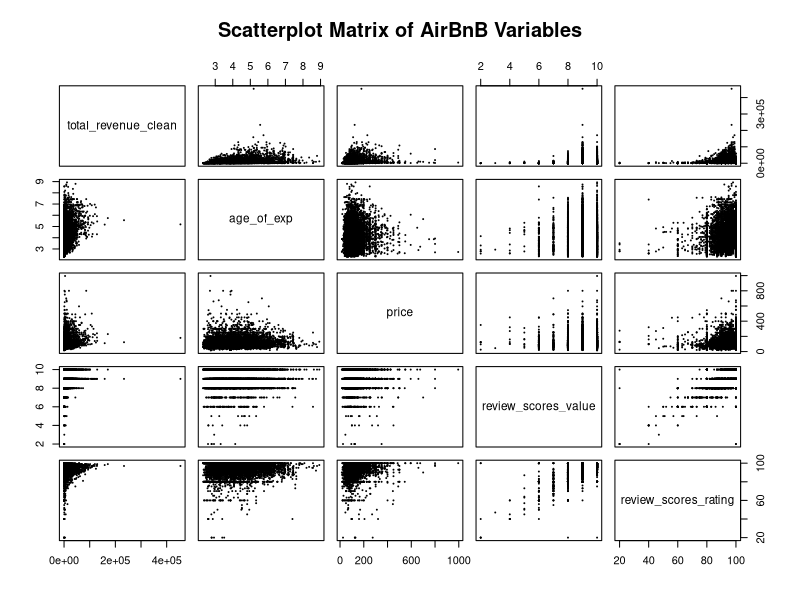
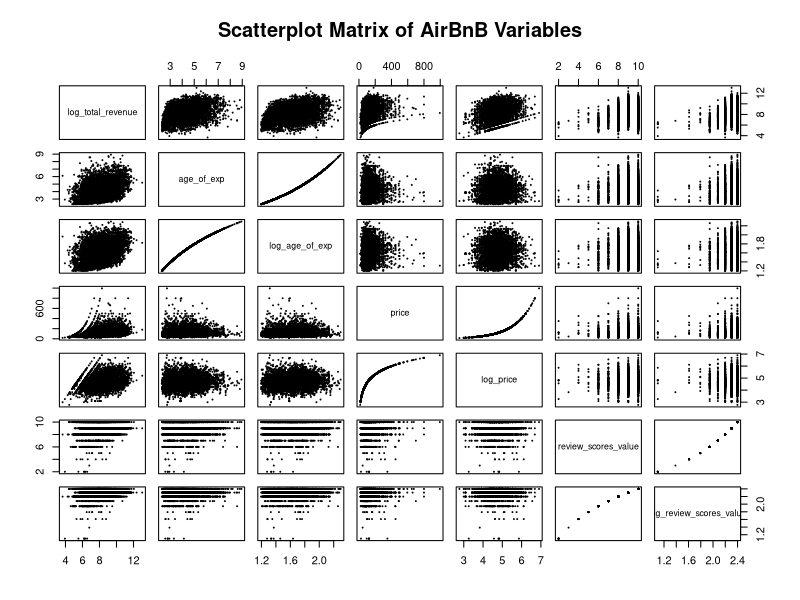
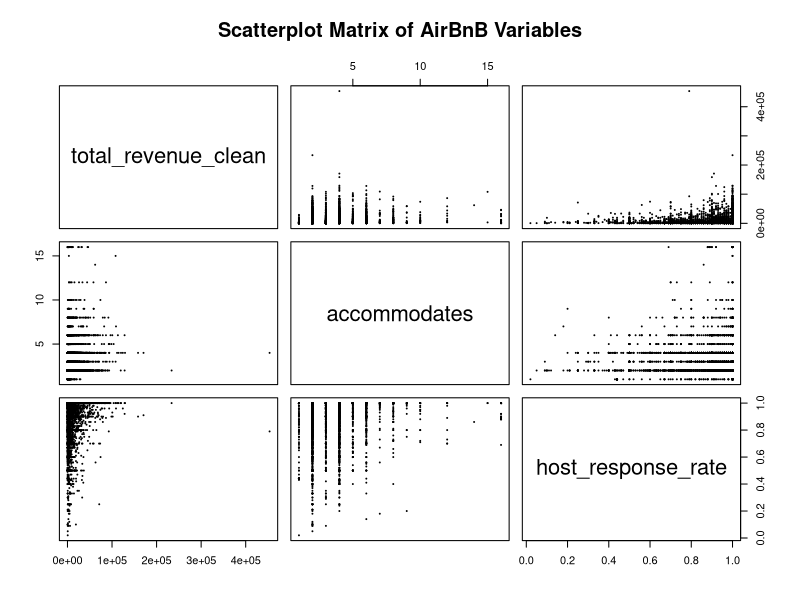
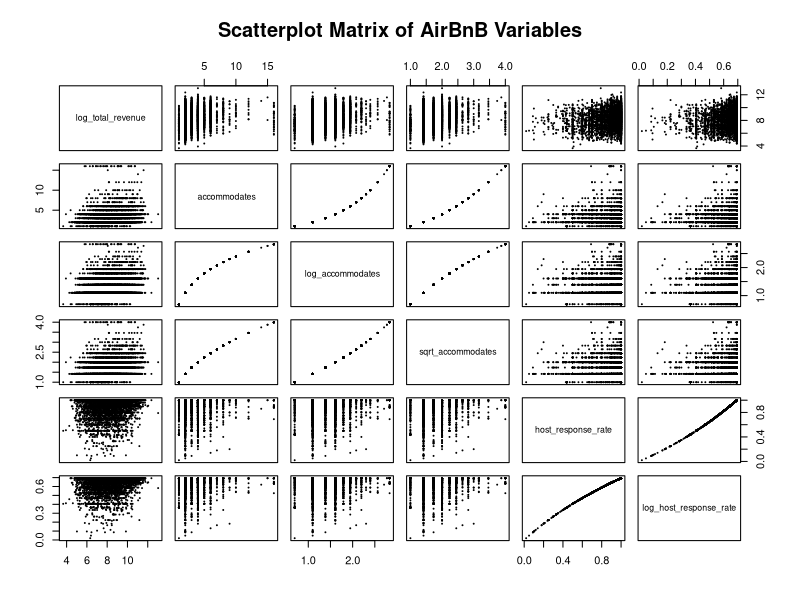
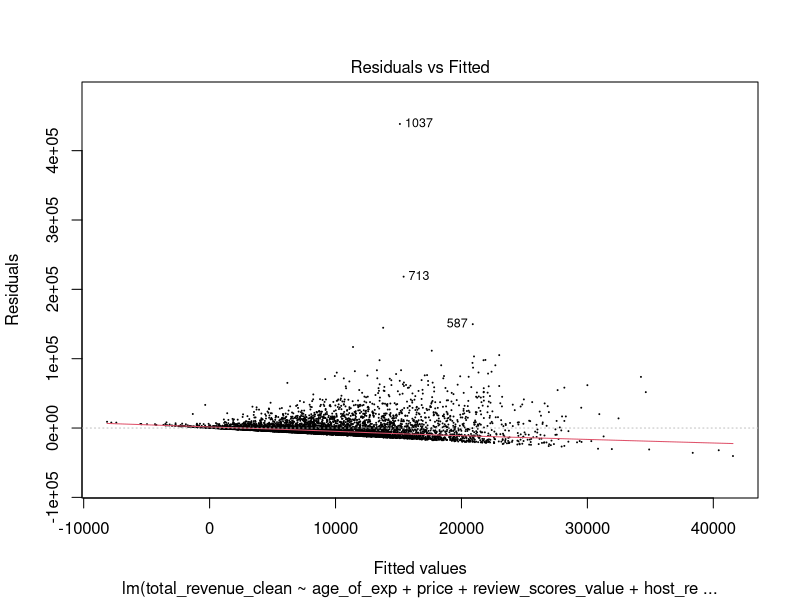
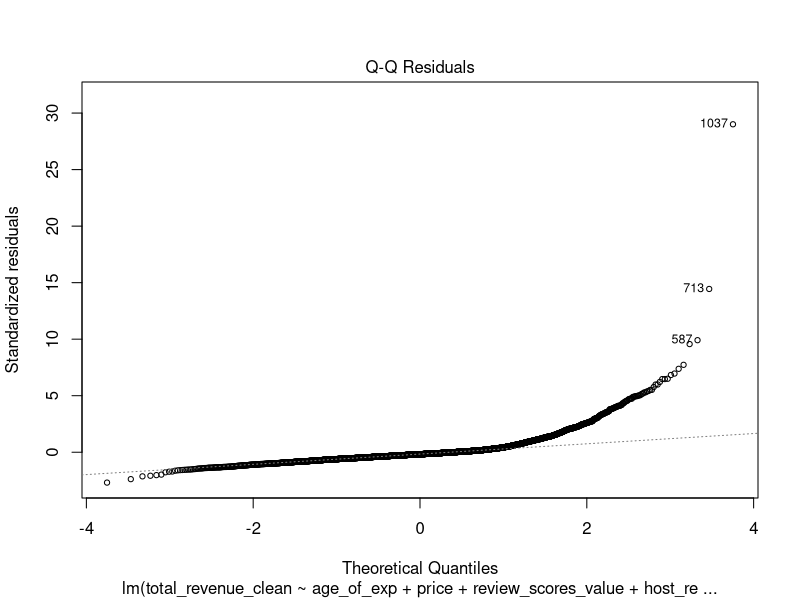
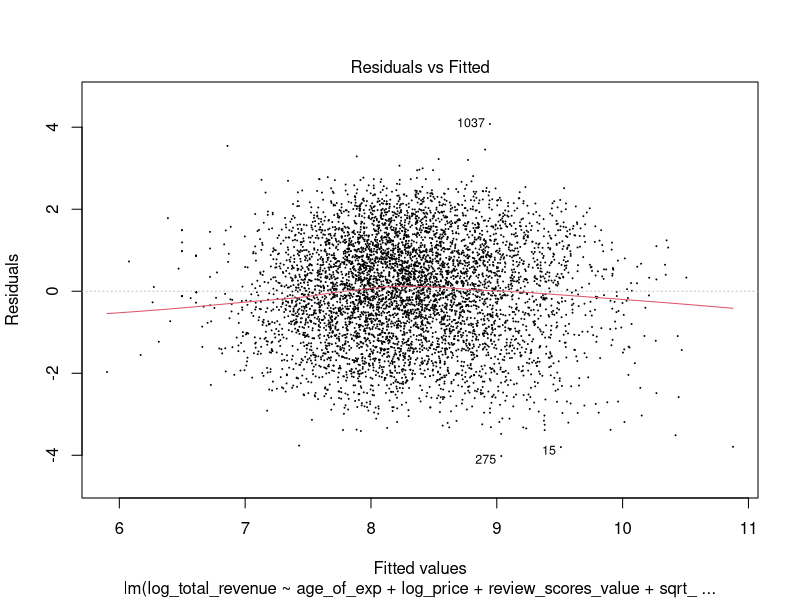
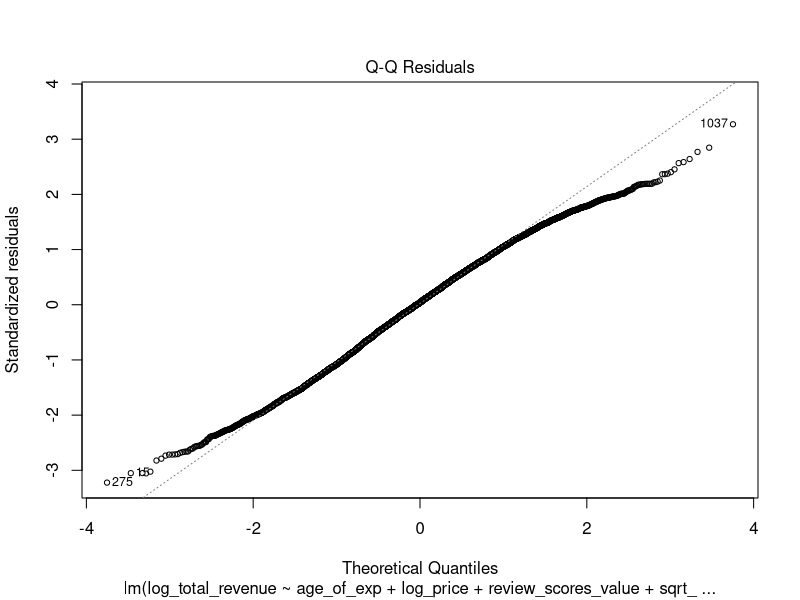

These figures' R source, in order:
## ---- chunk 1
knitr::opts_chunk$set(echo = TRUE)
library(readr)
df <- read_csv("AirBnB.csv")
## ---- chunk 2
library(dplyr)

df <- read_csv("AirBnB.csv")
df <- df %>% 
  dplyr::select(
    -host_id,
    -host_name,
    -host_since_year,
    -host_since_anniversary,
    -matches("Customer Since"),
    -zipcode,
    -id, 
    -city,
    -state,
    -country,
    -latitude,
    -longitude,
    -matches("customers...50..review.rate"),
    -number_of_reviews
    )

df <- df %>%
  rename(
    age_of_exp = "Age in years",
    total_revenue = "Total Rev",
    rev_per_2_guest = "Daily Rev per 2 guests, unless limited to 1",
    min_cost_per_night = "Min Nights",
    neighbourhood = neighbourhood_cleansed,
    city = city_translated,
    state = state_translated,
  )



df$total_revenue <- as.character(df$total_revenue)
df$total_revenue_clean <- gsub("[$,]", "", df$total_revenue)
df <- df[!is.na(suppressWarnings(as.numeric(df$total_revenue_clean))), ]
df$total_revenue_clean <- as.numeric(df$total_revenue_clean)
df$total_revenue <- NULL
df$log_total_revenue <- log(df$total_revenue_clean + 1)

df$rev_per_2_guest <- as.character(df$rev_per_2_guest)
df$rev_per_2_guest_clean <- gsub("[$,]", "", df$rev_per_2_guest)
df <- df[!is.na(suppressWarnings(as.numeric(df$rev_per_2_guest_clean))), ]
df$rev_per_2_guest_clean <- as.numeric(df$rev_per_2_guest_clean)
df$rev_per_2_guest <- NULL

df$host_response_rate <- as.character(df$host_response_rate)
df <- df[!is.na(suppressWarnings(as.numeric(df$host_response_rate))), ]
df$host_response_rate <- as.numeric(df$host_response_rate)

df$price <- as.character(df$price)
df$price <- as.numeric(gsub("[$[:space:]]", "", df$price))
df <- df[!is.na(suppressWarnings(as.numeric(df$price))), ]
df$price <- as.numeric(df$price)
df$log_price <- log(df$price + 1)
df$log_review_scores_value <- log(df$review_scores_value + 1)
df$log_age_of_exp <- log(df$age_of_exp + 1)
df$sqrt_age_of_exp <- sqrt(df$age_of_exp)
df$log_review_scores_rating <- log(df$review_scores_rating + 1)
df$log_accommodates <- log(df$accommodates + 1)
df$sqrt_accommodates <- sqrt(df$accommodates)
df$log_host_response_rate <- log(df$host_response_rate + 1)
df$minimum_nights <- as.numeric(gsub("[$[:space:]]", "", df$minimum_nights))
View(df)
## ---- chunk 3
pairs(~ total_revenue_clean + age_of_exp + price + review_scores_value + review_scores_rating, data = df, 
      main = "Scatterplot Matrix of AirBnB Variables", cex = 0.01)
## ---- chunk 4
pairs(~ log_total_revenue + age_of_exp + log_age_of_exp  + price + log_price + review_scores_value + log_review_scores_value, data = df, 
      main = "Scatterplot Matrix of AirBnB Variables", cex = 0.01)
## ---- chunk 5
pairs(~ total_revenue_clean + accommodates + host_response_rate, data = df, 
      main = "Scatterplot Matrix of AirBnB Variables", cex = 0.01)
## ---- chunk 6
pairs(~ log_total_revenue + accommodates + log_accommodates + sqrt_accommodates + host_response_rate + log_host_response_rate, data = df, 
      main = "Scatterplot Matrix of AirBnB Variables", cex = 0.01)
## ---- chunk 7
prelim_model <- lm(total_revenue_clean ~ age_of_exp + price + review_scores_value + host_response_rate + accommodates, data = df)
summary(prelim_model)
## ---- chunk 8
log_model <- lm(log_total_revenue ~ age_of_exp + log_price + review_scores_value + sqrt_accommodates + host_response_rate, data = df)
summary(log_model)
## ---- chunk 9
plot(prelim_model, which = 1, cex = 0.01)
## ---- chunk 10
plot(prelim_model, which = 2, cex=0.7)
## ---- chunk 11
plot(log_model, which = 1, cex = 0.01)
## ---- chunk 12
plot(log_model, which = 2, cex=0.7)
## ---- chunk 13
df_property_type <- df %>%
  add_count(property_type) %>%
  filter(n >= 10) %>%           
  select(-n)
boxplot(log_total_revenue ~ property_type, data = df_property_type,
        main = "Log Revenue by Property Type",
        ylab = "Log Total Revenue", las = 2, cex.axis = 0.7)
## ---- chunk 14
boxplot(log_total_revenue ~ room_type, data = df,
        main = "Log Revenue by Room Type",
        ylab = "Log Total Revenue", las = 2, cex.axis = 0.7)
## ---- chunk 15
boxplot(log_total_revenue ~ host_response_time, data = df,
        main = "Log Revenue by host response time",
        ylab = "Log Total Revenue", las = 2, cex.axis = 0.7)
## ---- chunk 16
df$property_type <- as.factor(df$room_type)
log_model_with_cat <- lm(
  log_total_revenue ~ log_age_of_exp + log_price + review_scores_value + sqrt_accommodates + host_response_rate + room_type, 
  data = as.data.frame(df)
)
summary(log_model_with_cat)
## ---- chunk 17
plot(log_model_with_cat, which = 1, cex = 0.01)
## ---- chunk 18
plot(log_model_with_cat, which = 2, cex=0.7)
